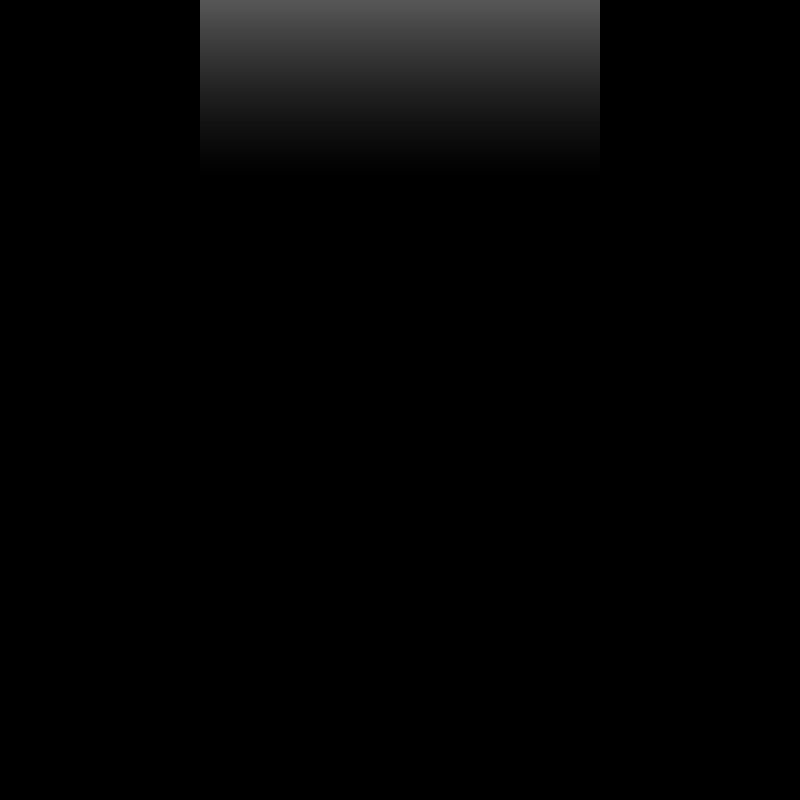

This is a level from a 2D game, rendered from its Tiled map with the project's own tilesets. A one-line summary and the map file follow, with tile-layer data summarised:
An orthogonal 8x8 tile map with 100x100 px tiles, 4 tile layers (Слой тайлов 1, Слой тайлов 4, Слой тайлов 3, Слой тайлов 2), 9 tilesets and 2 objects (shrodinger, load-cat).

<map version="1.10" tiledversion="1.10.2" class="неизвестно " orientation="orthogonal" renderorder="right-down" width="8" height="8" tilewidth="100" tileheight="100" infinite="0" nextlayerid="15" nextobjectid="23">
 <editorsettings>
  <chunksize width="4" height="4" />
 </editorsettings>
 <properties>
  <property name="songName" value="start" />
 </properties>
 <tileset firstgid="1" source="32x32.tsx" />
 <tileset firstgid="97" source="73032.tsx" />
 <tileset firstgid="197" source="Effet_abstrait_avec_photoshop2.tsx" />
 <tileset firstgid="222" source="73015.tsx" />
 <tileset firstgid="322" source="src.tsx" />
 <tileset firstgid="331" source="bg.tsx" />
 <tileset firstgid="335" source="tree_12.tsx" />
 <tileset firstgid="336" source="greenery_1.tsx" />
 <tileset firstgid="339" source="Untitled2.tsx" />
 <layer id="7" name="Слой тайлов 1" width="8" height="8">
  <data>[64 cells, 64 non-empty, 8 distinct tile ids]</data>
 </layer>
 <layer id="14" name="Слой тайлов 4" width="8" height="8">
  <data>[64 cells, 0 non-empty, 0 distinct tile ids]</data>
 </layer>
 <layer id="13" name="Слой тайлов 3" width="8" height="8">
  <data>[64 cells, 6 non-empty, 6 distinct tile ids]</data>
 </layer>
 <layer id="12" name="Слой тайлов 2" width="8" height="8">
  <properties>
   <property name="z" type="int" value="2" />
  </properties>
  <data>[64 cells, 0 non-empty, 0 distinct tile ids]</data>
 </layer>
 <objectgroup id="6" name="Слой объектов 1">
  <object id="20" name="start" type="shrodinger" x="393.969" y="377.152">
   <point />
  </object>
  <object id="21" name="load-cat" x="116" y="112">
   <point />
  </object>
 </objectgroup>
</map>
